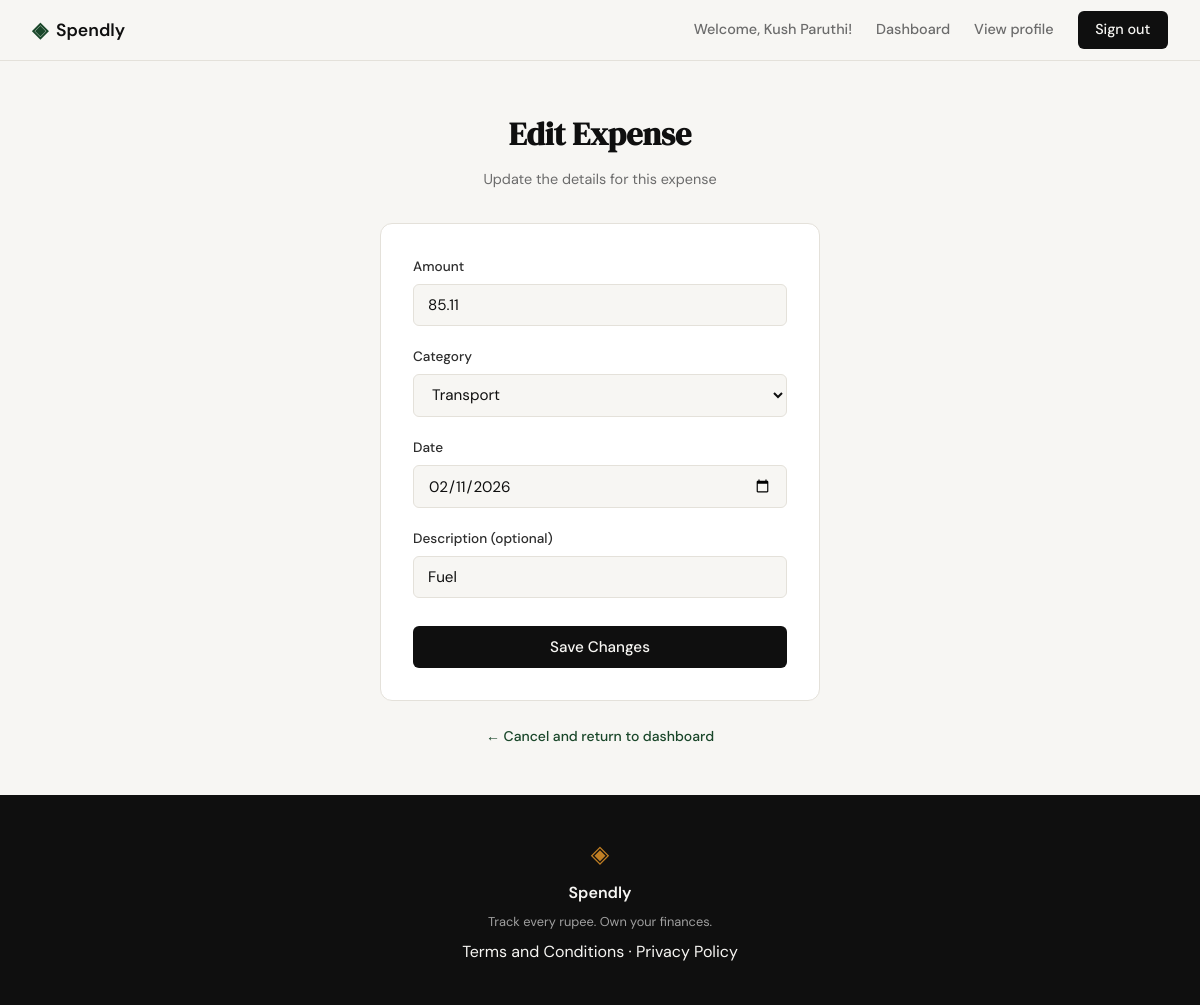
Page /expenses/36/edit (signed in) on the committed database.
### tables this page shows
CREATE TABLE expenses (
            id INTEGER PRIMARY KEY AUTOINCREMENT,
            user_id INTEGER NOT NULL REFERENCES users(id),
            amount REAL NOT NULL,
            category TEXT NOT NULL,
            date TEXT NOT NULL,
            description TEXT,
            created_at TEXT DEFAULT (datetime('now'))
        );

### app.py (the view, shortened to what this page needs)
@app.route("/expenses/<int:id>/edit", methods=["GET", "POST"])
def edit_expense(id):
    if "user_id" not in session:
        return redirect(url_for("login"))
    from database.db import get_expense_by_id, update_expense
    from flask import abort
    expense = get_expense_by_id(id)
    if expense is None:
        abort(404)
    if expense["user_id"] != session["user_id"]:
        abort(403)
    if request.method == "GET":
        return render_template(
            "expenses/edit.html",
            categories=EXPENSE_CATEGORIES,
            amount_value=expense["amount"],
            category_value=expense["category"],
            date_value=expense["date"],
            description_value=expense["description"] or "",
        )

### database/db.py (called while the page is built)
def get_db():
    conn = sqlite3.connect("spendly.db")
    conn.row_factory = sqlite3.Row
    conn.execute("PRAGMA foreign_keys = ON")
    return conn

def get_expense_by_id(expense_id):
    conn = get_db()
    expense = conn.execute(
        "SELECT * FROM expenses WHERE id = ?", (expense_id,)
    ).fetchone()
    conn.close()
    return expense

### templates/expenses/edit.html (shortened to what this page needs)
{% extends "base.html" %}
{% block content %}
<section class="auth-section">
    <div class="auth-container">
        <div class="auth-header">
            <h1 class="auth-title">Edit Expense</h1>
            <p class="auth-subtitle">Update the details for this expense</p>
        </div>
        <div class="auth-card">
            <form method="POST">
                <div class="form-group">
                    <label for="amount">Amount</label>
                    <input type="number" id="amount" name="amount"
                           class="form-input" placeholder="0.00"
                           step="0.01" min="0.01"
                           value="{{ amount_value }}"
                           required autofocus>
                </div>
                <div class="form-group">
                    <label for="category">Category</label>
                    <select id="category" name="category" class="form-input" required>
                        {% for cat in categories %}
                        <option value="{{ cat }}" {% if cat == category_value %}selected{% endif %}>{{ cat }}</option>
                        {% endfor %}
                    </select>
                </div>
                <div class="form-group">
                    <label for="date">Date</label>
                    <input type="date" id="date" name="date"
                           class="form-input"
                           value="{{ date_value }}"
                           required>
                </div>
                <div class="form-group">
                    <label for="description">Description <span class="form-optional">(optional)</span></label>
                    <input type="text" id="description" name="description"
                           class="form-input" placeholder="What was this for?"
                           value="{{ description_value }}">
                </div>
                <button type="submit" class="btn-submit">Save Changes</button>
            </form>
        </div>
        <p class="auth-switch">
            <a href="{{ url_for('dashboard') }}">← Cancel and return to dashboard</a>
        </p>
    </div>
</section>
{% endblock %}

### static/css/style.css (style rules this page uses)
:root { --ink: #0f0f0f; --ink-soft: #2d2d2d; --ink-muted: #6b6b6b; --ink-faint: #a0a0a0; --paper: #f7f6f3; --paper-warm: #f0ede6; --paper-card: #ffffff; --accent: #1a472a; --accent-light: #e8f0eb; --accent-2: #c17f24; --accent-2-light: #fdf3e3; --danger: #c0392b; --danger-light: #fdecea; --border: #e4e1da; --border-soft: #eeebe4; --font-display: 'DM Serif Display', Georgia, serif; --font-body: 'DM Sans', system-ui, sans-serif; --max-width: 1200px; --auth-width: 440px; --radius-sm: 6px; --radius-md: 12px; --radius-lg: 20px; --bar-0: #1a472a; --bar-1: #c17f24; --bar-2: #5b7fa6; --bar-3: #8b5e83; --bar-4: #2e8b84; --bar-5: #c0614b; --bar-6: #5a5ea8; }
*, *::before, *::after { box-sizing: border-box; margin: 0; padding: 0; }
html { font-size: 16px; scroll-behavior: smooth; }
body { background: var(--paper); color: var(--ink); font-family: var(--font-body); font-size: 1rem; line-height: 1.6; -webkit-font-smoothing: antialiased; }
a { color: inherit; text-decoration: none; }
.auth-section { min-height: calc(100vh - 60px - 100px); display: flex; align-items: center; justify-content: center; padding: 3rem 2rem; }
.auth-container { width: 100%; max-width: var(--auth-width); }
.auth-header { text-align: center; margin-bottom: 2rem; }
.auth-title { font-family: var(--font-display); font-size: 2rem; color: var(--ink); margin-bottom: 0.5rem; }
.auth-subtitle { font-size: 0.9rem; color: var(--ink-muted); }
.auth-card { background: var(--paper-card); border: 1px solid var(--border); border-radius: var(--radius-md); padding: 2rem; margin-bottom: 1.5rem; }
.form-group { margin-bottom: 1.25rem; }
.form-group label { display: block; font-size: 0.85rem; font-weight: 500; color: var(--ink-soft); margin-bottom: 0.4rem; }
.form-input { width: 100%; padding: 0.6rem 0.875rem; border: 1px solid var(--border); border-radius: var(--radius-sm); font-family: var(--font-body); font-size: 0.95rem; color: var(--ink); background: var(--paper); outline: none; transition: border-color 0.2s; }
.form-input::placeholder { color: var(--ink-faint); }
.btn-submit { width: 100%; padding: 0.7rem; background: var(--ink); color: var(--paper); border: none; border-radius: var(--radius-sm); font-family: var(--font-body); font-size: 0.95rem; font-weight: 500; cursor: pointer; transition: background 0.2s; margin-top: 0.5rem; }
.auth-switch { text-align: center; font-size: 0.875rem; color: var(--ink-muted); }
.auth-switch a { color: var(--accent); font-weight: 500; }

### rows in the picture
expenses: amount "85.11", category "Transport", date "02/11/2026", description "Fuel"

### other values in the picture
{{ session.user_name }} "Kush Paruthi"
